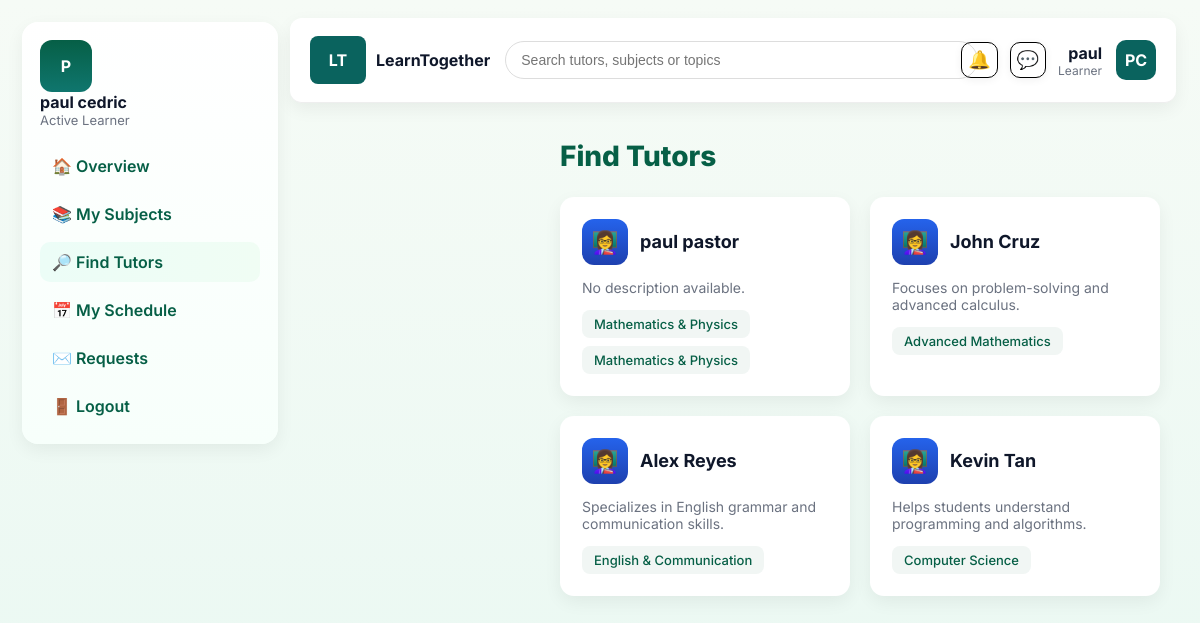
Page /Learner/searchTutors.php (signed in) on the committed database.
### tables this page shows
CREATE TABLE `users` (
  `id` int(11) NOT NULL,
  `first_name` varchar(100) DEFAULT NULL,
  `last_name` varchar(100) DEFAULT NULL,
  `email` varchar(255) DEFAULT NULL,
  `password` varchar(255) DEFAULT NULL,
  `role` varchar(50) DEFAULT NULL,
  `status` varchar(20) DEFAULT 'active',
  `phone` varchar(20) DEFAULT NULL,
  `verified` tinyint(1) DEFAULT 0,
  `otp_code` varchar(10) DEFAULT NULL
);

### Learner/searchTutors.php (the view, shortened to what this page needs)
<?php
require '../db.php';
$user_id = $_SESSION['user_id'];
$stmt = $pdo->prepare("SELECT first_name, last_name, role FROM users WHERE id = ?");
$stmt->execute([$user_id]);
$currentUser = $stmt->fetch(PDO::FETCH_ASSOC);
$stmt = $pdo->query("
  SELECT
    u.id,
    u.first_name,
    u.last_name,
    t.bio,
    GROUP_CONCAT(ts.subject_name SEPARATOR ', ') AS subjects
  FROM users u
  LEFT JOIN tutors t ON u.id = t.user_id
  LEFT JOIN tutor_subjects ts ON u.id = ts.tutor_id
  WHERE u.role = 'tutor'
  GROUP BY u.id
");
$tutors = $stmt->fetchAll(PDO::FETCH_ASSOC);
?>
<!doctype html>
<html lang="en">
<head>
  <link rel="stylesheet" href="../CSS/style2.css">
  <link rel="stylesheet" href="../CSS/navbar.css">
</head>
<body>
  <div class="app">
    <aside>
      <div class="sidebar">
        <div class="profile-dropdown" id="profileDropdown"
            style="position:relative;cursor:pointer;">
          <div class="avatar">
            <?= strtoupper($currentUser['first_name'][0]) ?>
          </div>
          <div>
            <div style="font-weight:700">
              <?= htmlspecialchars($currentUser['first_name'] . ' ' . $currentUser['last_name']) ?>
            </div>
            <?php
              $displayRole = '';
              if (strtolower($currentUser['role']) === 'learner') {
                $displayRole = 'Learner';
              } elseif (strtolower($currentUser['role']) === 'tutor') {
                $displayRole = 'Tutor';
              } else {
                $displayRole = ucfirst($currentUser['role']);
              }
            ?>
            <div style="font-size:13px;color:var(--muted)">
              Active <?= htmlspecialchars($displayRole) ?>
            </div>
          </div>
        </div>
        <nav class="navlinks">
          <a href="learnerDashboard.php">🏠 Overview</a>
          <a href="subjects.php">📚 My Subjects</a>
          <a class="active" href="searchTutors.php">🔎 Find Tutors</a>
          <a href="schedule.php">📅 My Schedule</a>
          <a href="requests.php">✉️ Requests</a>
          <a href="../logout.php">🚪 Logout</a>
        </nav>
      </div>
    </aside>
    <div class="nav" role="navigation">
      <div class="logo">
        <div class="mark">LT</div>
        <div style="font-weight:700">LearnTogether</div>
      </div>
      <div class="search">
        <input id="searchInput" placeholder="Search tutors, subjects or topics" />
      </div>
      <div class="nav-actions">
        <button class="icon-btn">🔔</button>
        <button class="icon-btn">💬</button>
        <div style="display:flex;align-items:center;gap:8px">
          <div style="text-align:right;margin-right:6px">
            <div style="font-weight:700"><?= htmlspecialchars($currentUser['first_name']) ?></div>
            <div style="font-size:12px;color:var(--muted)"><?= htmlspecialchars(ucfirst($currentUser['role'])) ?></div>
          </div>
          <div class="avatar" style="width:40px;height:40px;border-radius:10px">
            <?= strtoupper(substr($currentUser['first_name'], 0, 1)) . strtoupper(substr($currentUser['last_name'], 0, 1)) ?>
          </div>
        </div>
      </div>
    </div>
    <main>
      <h1>Find Tutors</h1>
      <div class="subjects-grid">
        <?php foreach ($tutors as $t): ?>
          <div class="subject-card">
            <div class="subject-header">
              <div class="icon" style="background: linear-gradient(180deg,#2563eb,#1e40af)">👩‍🏫</div>
              <div class="subject-title">
                <?= htmlspecialchars($t['first_name'] . ' ' . $t['last_name']) ?>
              </div>
            </div>
            <div class="subject-desc">
              <?= htmlspecialchars($t['bio'] ?: 'No description available.') ?>
            </div>
            <div class="topics">
              <?php
                $subs = explode(',', $t['subjects'] ?? '');
                foreach ($subs as $s) {
                  $s = trim($s);
                  if ($s) echo "<span class='topic'>" . htmlspecialchars($s) . "</span>";
                }
              ?>
            </div>
          </div>
        <?php endforeach; ?>
      </div>
    </main>
  </div>
</body>
</html>

### CSS/style2.css (style rules this page uses)
:root { --bg:#f6fbf6; --card:#ffffff; --muted:#6b7280; --accent:#0f766e; --accent-2:#065f46; --radius:14px; --shadow: 0 6px 18px rgba(11,22,14,0.06); }
body { font-family: Inter, sans-serif; margin: 0; background: linear-gradient(180deg,#f6fbf6 0%, #e9f8f2 100%); color: #0f172a; }
.app { display: grid; grid-template-columns: 260px 1fr; min-height: 100vh; }
aside { padding: 28px 20px; }
.sidebar { position: fixed; top: 22px; left: 22px; width: 220px; padding: 18px; border-radius: 16px; background: linear-gradient(180deg,#ffffff, #f7fffb); box-shadow: var(--shadow); }
.avatar { width: 52px; height: 52px; border-radius: 12px; background: linear-gradient(180deg,var(--accent-2),var(--accent)); color: #fff; display: flex; align-items: center; justify-content: center; font-weight: 700; }
.navlinks { margin-top: 18px; display: flex; flex-direction: column; gap: 8px; }
.navlinks a { display: flex; align-items: center; gap: 12px; padding: 10px 12px; border-radius: 10px; color: var(--accent-2); text-decoration: none; font-weight: 600; }
.navlinks a.active { background: linear-gradient(90deg,#ecfdf7,#f0fdf4); }
.nav { position: fixed; left: 290px; right: 24px; top: 18px; height: 64px; display: flex; align-items: center; gap: 16px; padding: 10px 18px; border-radius: 12px; background: linear-gradient(180deg,var(--card),#f8fffb); box-shadow: var(--shadow); z-index: 10; }
.logo { display: flex; gap: 10px; align-items: center; font-weight: 700; }
.logo .mark { width: 36px; height: 36px; border-radius: 8px; background: linear-gradient(180deg,var(--accent),var(--accent-2)); display: flex; align-items: center; justify-content: center; color: #fff; font-weight: 800; }
.search { flex: 1; }
.search input { width: 98%; padding: 10px 12px; border-radius: 10px; border: 1px solid #e6f2ee; background: #fff; }
.nav-actions { display: flex; gap: 12px; align-items: center; }
.icon-btn { background: var(--card); padding: 8px 10px; border-radius: 10px; box-shadow: 0 2px 8px rgba(15,23,42,0.06); cursor: pointer; }
main { margin-left: 260px; padding: 120px 40px 40px; }
h1 { margin-bottom: 24px; color: var(--accent-2); font-weight: 800; font-size: 28px; }
.subjects-grid { display: grid; grid-template-columns: repeat(auto-fit, minmax(280px, 1fr)); gap: 20px; }
.subject-card { background: var(--card); padding: 22px; border-radius: var(--radius); box-shadow: var(--shadow); transition: transform 0.2s ease, box-shadow 0.2s ease; cursor: pointer; }
.subject-header { display: flex; align-items: center; gap: 12px; margin-bottom: 14px; }
.icon { width: 46px; height: 46px; border-radius: 12px; display: grid; place-items: center; font-size: 22px; font-weight: 700; color: #fff; }
.subject-title { font-weight: 700; font-size: 18px; }
.subject-desc { font-size: 14px; color: var(--muted); margin-bottom: 14px; }
.topics { display: flex; flex-wrap: wrap; gap: 8px; }
.topic { background: #f1f6f4; padding: 6px 12px; border-radius: 8px; font-size: 13px; font-weight: 500; color: var(--accent-2); }

### CSS/navbar.css (style rules this page uses)
.nav { display: flex; align-items: center; justify-content: space-between; background: white; border-bottom: 1px solid #eee; padding: 10px 20px; gap: 15px; }
.logo { display: flex; align-items: center; gap: 10px; }
.logo .mark { background: #0a635e; color: white; padding: 6px 10px; border-radius: 8px; font-weight: 700; }
.search { flex: 1; max-width: 700px; }
.search input { width: 100%; padding: 10px 15px; border: 1px solid #ddd; border-radius: 20px; outline: none; font-size: 14px; }
.nav-actions { display: flex; align-items: center; gap: 12px; }
.icon-btn { border: 1px solid #000; border-radius: 10px; padding: 6px; background: none; cursor: pointer; font-size: 18px; transition: background 0.2s; }
.nav-actions .avatar { background: #0a635e; color: white; font-weight: 700; width: 40px; height: 40px; border-radius: 10px; display: flex; align-items: center; justify-content: center; }

### rows in the picture
users: first_name "P", first_name+last_name "paul cedric", role "Learner", first_name "paul", last_name "C"
users: first_name+last_name "paul pastor", bio "No description available.", s "Mathematics & Physics"
users: first_name+last_name "John Cruz", bio "Focuses on problem-solving and advanced calculus.", s "Advanced Mathematics"
users: first_name+last_name "Alex Reyes", bio "Specializes in English grammar and communication skills.", s "English & Communication"
users: first_name+last_name "Kevin Tan", bio "Helps students understand programming and algorithms.", s "Computer Science"
